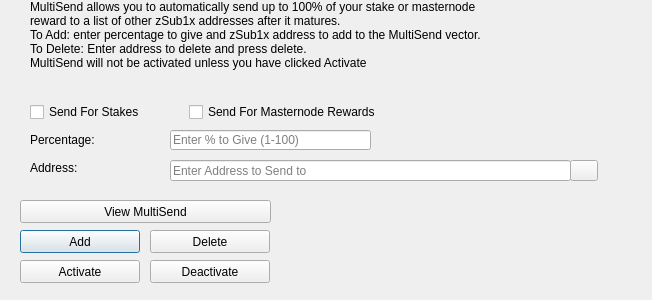
<?xml version="1.0" encoding="UTF-8"?>
<ui version="4.0">
 <class>MultiSendDialog</class>
 <widget class="QDialog" name="MultiSendDialog">
  <property name="windowModality">
   <enum>Qt::NonModal</enum>
  </property>
  <property name="geometry">
   <rect>
    <x>0</x>
    <y>0</y>
    <width>652</width>
    <height>300</height>
   </rect>
  </property>
  <property name="windowTitle">
   <string>MultiSend</string>
  </property>
  <widget class="QLineEdit" name="multiSendPercentEdit">
   <property name="geometry">
    <rect>
     <x>170</x>
     <y>130</y>
     <width>201</width>
     <height>20</height>
    </rect>
   </property>
   <property name="toolTip">
    <string>Enter whole numbers 1 - 100</string>
   </property>
   <property name="placeholderText">
    <string>Enter % to Give (1-100)</string>
   </property>
  </widget>
  <widget class="QLineEdit" name="multiSendAddressEdit">
   <property name="geometry">
    <rect>
     <x>170</x>
     <y>160</y>
     <width>401</width>
     <height>21</height>
    </rect>
   </property>
   <property name="toolTip">
    <string/>
   </property>
   <property name="placeholderText">
    <string>Enter Address to Send to</string>
   </property>
  </widget>
  <widget class="QLabel" name="label_2">
   <property name="geometry">
    <rect>
     <x>30</x>
     <y>0</y>
     <width>451</width>
     <height>121</height>
    </rect>
   </property>
   <property name="lineWidth">
    <number>1</number>
   </property>
   <property name="text">
    <string>MultiSend allows you to automatically send up to 100% of your stake or masternode reward to a list of other zSub1x addresses after it matures.
To Add: enter percentage to give and zSub1x address to add to the MultiSend vector.
To Delete: Enter address to delete and press delete.
MultiSend will not be activated unless you have clicked Activate</string>
   </property>
   <property name="alignment">
    <set>Qt::AlignLeading|Qt::AlignLeft|Qt::AlignTop</set>
   </property>
   <property name="wordWrap">
    <bool>true</bool>
   </property>
  </widget>
  <widget class="QLabel" name="message">
   <property name="geometry">
    <rect>
     <x>290</x>
     <y>200</y>
     <width>351</width>
     <height>91</height>
    </rect>
   </property>
   <property name="text">
    <string/>
   </property>
  </widget>
  <widget class="QPushButton" name="addButton">
   <property name="geometry">
    <rect>
     <x>20</x>
     <y>230</y>
     <width>120</width>
     <height>23</height>
    </rect>
   </property>
   <property name="toolTip">
    <string/>
   </property>
   <property name="statusTip">
    <string>Add to MultiSend Vector</string>
   </property>
   <property name="text">
    <string>Add</string>
   </property>
  </widget>
  <widget class="QPushButton" name="disableButton">
   <property name="geometry">
    <rect>
     <x>150</x>
     <y>260</y>
     <width>120</width>
     <height>23</height>
    </rect>
   </property>
   <property name="statusTip">
    <string>Deactivate MultiSend</string>
   </property>
   <property name="text">
    <string>Deactivate</string>
   </property>
  </widget>
  <widget class="QPushButton" name="addressBookButton">
   <property name="geometry">
    <rect>
     <x>570</x>
     <y>160</y>
     <width>28</width>
     <height>21</height>
    </rect>
   </property>
   <property name="toolTip">
    <string>Choose an address from the address book</string>
   </property>
   <property name="text">
    <string/>
   </property>
   <property name="icon">
    <iconset resource="../zsub1x.qrc">
     <normaloff>:/icons/address-book</normaloff>:/icons/address-book</iconset>
   </property>
   <property name="shortcut">
    <string>Alt+A</string>
   </property>
   <property name="autoDefault">
    <bool>false</bool>
   </property>
  </widget>
  <widget class="QLabel" name="label">
   <property name="geometry">
    <rect>
     <x>30</x>
     <y>130</y>
     <width>121</width>
     <height>20</height>
    </rect>
   </property>
   <property name="toolTip">
    <string>Percentage of stake to send</string>
   </property>
   <property name="text">
    <string>Percentage:</string>
   </property>
  </widget>
  <widget class="QLabel" name="label_5">
   <property name="geometry">
    <rect>
     <x>30</x>
     <y>160</y>
     <width>111</width>
     <height>16</height>
    </rect>
   </property>
   <property name="toolTip">
    <string>Address to send portion of stake to</string>
   </property>
   <property name="text">
    <string>Address:</string>
   </property>
  </widget>
  <widget class="QPushButton" name="deleteButton">
   <property name="geometry">
    <rect>
     <x>150</x>
     <y>230</y>
     <width>120</width>
     <height>23</height>
    </rect>
   </property>
   <property name="toolTip">
    <string/>
   </property>
   <property name="statusTip">
    <string>Delete Address From MultiSend Vector</string>
   </property>
   <property name="text">
    <string>Delete</string>
   </property>
  </widget>
  <widget class="QPushButton" name="activateButton">
   <property name="geometry">
    <rect>
     <x>20</x>
     <y>260</y>
     <width>120</width>
     <height>23</height>
    </rect>
   </property>
   <property name="statusTip">
    <string>Activate MultiSend</string>
   </property>
   <property name="text">
    <string>Activate</string>
   </property>
  </widget>
  <widget class="QPushButton" name="viewButton">
   <property name="geometry">
    <rect>
     <x>20</x>
     <y>200</y>
     <width>251</width>
     <height>23</height>
    </rect>
   </property>
   <property name="toolTip">
    <string/>
   </property>
   <property name="statusTip">
    <string>View MultiSend Vector</string>
   </property>
   <property name="text">
    <string>View MultiSend</string>
   </property>
  </widget>
  <widget class="QWidget" name="horizontalLayoutWidget">
   <property name="geometry">
    <rect>
     <x>30</x>
     <y>100</y>
     <width>351</width>
     <height>24</height>
    </rect>
   </property>
   <layout class="QHBoxLayout" name="horizontalLayout">
    <item>
     <widget class="QCheckBox" name="multiSendStakeCheckBox">
      <property name="text">
       <string>Send For Stakes</string>
      </property>
     </widget>
    </item>
    <item>
     <widget class="QCheckBox" name="multiSendMasternodeCheckBox">
      <property name="text">
       <string>Send For Masternode Rewards</string>
      </property>
     </widget>
    </item>
   </layout>
  </widget>
 </widget>
 <resources>
  <include location="../zsub1x.qrc"/>
 </resources>
 <connections/>
</ui>
